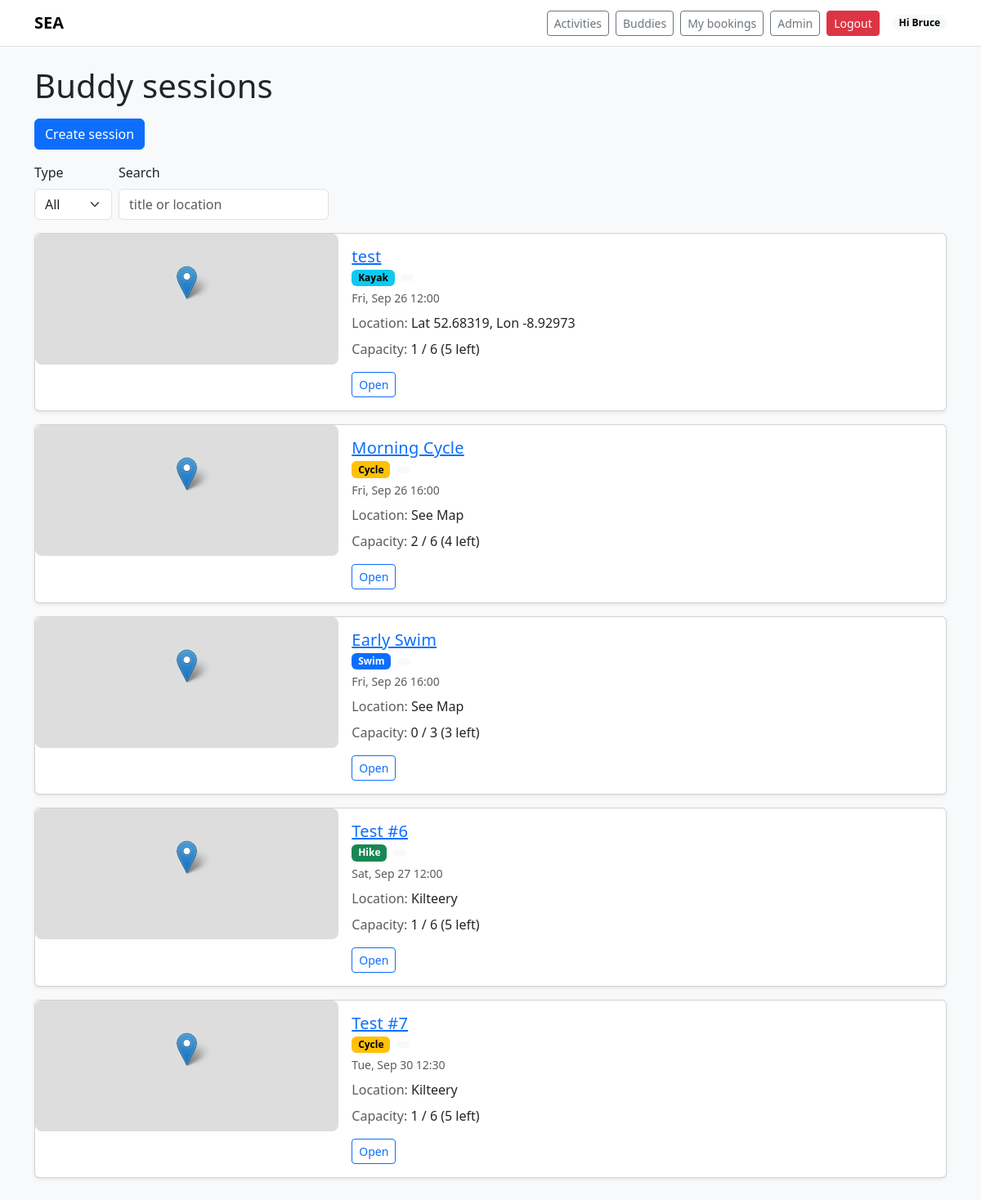
The app's page /buddies/ (signed in) with its own data.
### buddies/models.py (models this page shows, shortened)
class BuddySession(models.Model):
    creator = models.ForeignKey(settings.AUTH_USER_MODEL, on_delete=models.CASCADE, related_name="created_buddy_sessions")
    title = models.CharField(max_length=140)
    type = models.CharField(max_length=12, choices=SESSION_TYPES, default="swim")
    start_dt = models.DateTimeField()
    location_name = models.CharField(max_length=140, blank=True, default="")
    lat = models.DecimalField(max_digits=8, decimal_places=5, null=True, blank=True)
    lon = models.DecimalField(max_digits=8, decimal_places=5, null=True, blank=True)
    capacity = models.PositiveIntegerField(default=6)
    status = models.CharField(max_length=12, default="open")  # open/closed
    created_at = models.DateTimeField(auto_now_add=True)
    created_by = models.ForeignKey(
        settings.AUTH_USER_MODEL,
        null=True, blank=True,
        on_delete=models.SET_NULL,
        related_name="buddy_sessions_created"
    )
    participants = models.ManyToManyField(
        settings.AUTH_USER_MODEL, through="BuddyParticipant", related_name="buddy_sessions"
    )
    class Meta:
        ordering = ["start_dt"]
    @property
    def count(self) -> int:
        return self.participants.count()
    @property
    def spots_left(self) -> int:
        return max(self.capacity - self.count, 0)

### buddies/views.py (the view)
# urls.py: path("", views.session_list, name="list"),
@login_required
def session_list(request):
    qs = BuddySession.objects.filter(
        start_dt__gte=timezone.now(), status="open"
    ).order_by("start_dt")
    t = request.GET.get("type") or ""
    q = request.GET.get("q") or ""
    allowed_types = {code for code, _ in SESSION_TYPES}
    if t in allowed_types:
        qs = qs.filter(type=t)
    if q:
        qs = qs.filter(Q(title__icontains=q) | Q(location_name__icontains=q))
    ctx = {
        "sessions": qs,
        "selected_type": t,
        "q": q,
        "type_choices": SESSION_TYPES,
    }
    if getattr(request, "htmx", False):
        return render(request, "buddies/partials/_list.html", ctx)
    return render(request, "buddies/list.html", ctx)

### buddies/templatetags/buddies_extras.py (called while the page is built)
@register.filter
def type_badge(value: str) -> str:
    return BADGE_BY_TYPE.get(value or "", "secondary")

### templates/buddies/list.html (shortened to what this page needs)
{% extends "base.html" %}
{% block content %}
<h1 class="mb-3">Buddy sessions</h1>
<div class="d-flex gap-2 mb-3">
  <a class="btn btn-primary" href="{% url 'buddies:create' %}">Create session</a>
</div>
<form class="row gy-2 gx-2 align-items-end mb-3"
      hx-get="{% url 'buddies:list' %}" hx-target="#sessions" hx-push-url="true">
  <div class="col-auto">
    <label class="form-label">Type</label>
    <select name="type" class="form-select" onchange="this.form.requestSubmit()">
      <option value="">All</option>
    </select>
  </div>
  <div class="col-auto">
    <label class="form-label">Search</label>
    <input type="text" class="form-control" name="q" value="{{ q }}" placeholder="title or location"
           oninput="this.form.requestSubmit()">
  </div>
</form>
<div id="sessions">
  {% include "buddies/partials/_list.html" %}
</div>
{% endblock %}

### templates/base.html (shortened to what this page needs)
<!doctype html>
<html lang="en">
<head>
  <link rel="stylesheet" href="https://cdn.jsdelivr.net/npm/bootstrap@5.3.3/dist/css/bootstrap.min.css">
  <link rel="stylesheet" href="https://unpkg.com/leaflet/dist/leaflet.css">
  <link rel="stylesheet" href="https://cdn.jsdelivr.net/npm/flatpickr/dist/flatpickr.min.css">
  {% load static %}
  <link rel="stylesheet" href="{% static 'css/site.css' %}">
</head>
<body class="bg-light">
<nav class="navbar navbar-expand-lg bg-white border-bottom">
  <div class="container">
    <a class="navbar-brand fw-bold" href="{% url 'core:home' %}">SEA</a>
    <div class="ms-auto d-flex align-items-center gap-2">
  <a class="btn btn-outline-secondary btn-sm" href="{% url 'activities:list' %}">Activities</a>
  <a class="btn btn-outline-secondary btn-sm" href="{% url 'buddies:list' %}">Buddies</a>
  {% if request.user.is_authenticated %}
    <a class="btn btn-outline-secondary btn-sm" href="{% url 'my_bookings' %}">My bookings</a>
    <a class="btn btn-outline-secondary btn-sm" href="{% url 'admin:index' %}">Admin</a>
    <form method="post" action="{% url 'logout' %}" class="d-inline">
      <button class="btn btn-sm btn-danger">Logout</button>
    </form>
    <span class="badge rounded-pill text-bg-light ms-2">
    Hi {{ request.user.first_name|default:request.user.username }}
    </span>
  {% else %}
    <a class="btn btn-primary btn-sm" href="{% url 'login' %}?next={{ request.path }}">Login</a>
    <a class="btn btn-outline-secondary btn-sm" href="{% url 'accounts:signup' %}?next={{ request.path }}">Sign up</a>
  {% endif %}
</div>
  </div>
</nav>
<main class="container py-4">
  {% block content %}{% endblock %}
</main>
</body>
</html>

### templates/buddies/partials/_list.html
{% load humanize buddies_extras %}
{% for sess in sessions %}
<div class="card mb-3 shadow-sm">
  <div class="row g-0 align-items-stretch">
    <div class="col-md-4">
      {% if sess.lat is not None and sess.lon is not None %}
        <div class="map-thumb"
             data-lat="{{ sess.lat|floatformat:5 }}"
             data-lon="{{ sess.lon|floatformat:5 }}">
        </div>
      {% else %}
        <div class="map-thumb d-flex align-items-center justify-content-center bg-light text-muted">
          No map
        </div>
      {% endif %}
    </div>
    <div class="col-md-8">
      <div class="card-body">
        <h5 class="card-title mb-1">
          <a href="{% url 'buddies:detail' sess.id %}">{{ sess.title }}</a>
        </h5>
        <div class="d-flex align-items-center gap-2 mb-1">
          <span class="badge text-bg-{{ sess.type|type_badge }}">{{ sess.get_type_display }}</span>
          <span class="badge bg-light text-dark distance-chip"
                {% if sess.lat is not None and sess.lon is not None %}
                  data-lat="{{ sess.lat }}" data-lon="{{ sess.lon }}"
                {% else %} hidden {% endif %}>
          </span>
        </div>
        <div class="small text-muted">
          {{ sess.start_dt|date:"D, M j H:i" }}
        </div>
        {% if sess.location_name %}
          <div class="mt-2"><span class="text-muted">Location:</span> {{ sess.location_name }}</div>
        {% endif %}
        <div class="mt-2">
          <span class="text-muted">Capacity:</span>
          {{ sess.count }} / {{ sess.capacity }} ({{ sess.spots_left }} left)
        </div>
        <div class="mt-3">
          <a class="btn btn-sm btn-outline-primary" href="{% url 'buddies:detail' sess.id %}">Open</a>
        </div>
      </div>
    </div>
  </div>
</div>
{% empty %}
<p class="text-muted">No sessions found.</p>
{% endfor %}

### static/css/site.css (style rules this page uses)
h1, h2, h3, h4, h5 { letter-spacing: 0.2px; }
.map-thumb { height: 160px; width: 100%; border-radius: 0.5rem; overflow: hidden; }

### records on screen
BuddySession: title "test", type "Kayak", start_dt "Fri, Sep 26 12:00", location_name "Lat 52.68319, Lon -8.92973", count "1", capacity "6", spots_left "5"
BuddySession: title "Morning Cycle", type "Cycle", start_dt "Fri, Sep 26 16:00", location_name "See Map", count "2", capacity "6", spots_left "4"
BuddySession: title "Early Swim", type "Swim", start_dt "Fri, Sep 26 16:00", location_name "See Map", count "0", capacity "3", spots_left "3"
BuddySession: title "Test #6", type "Hike", start_dt "Sat, Sep 27 12:00", location_name "Kilteery", count "1", capacity "6", spots_left "5"
BuddySession: title "Test #7", type "Cycle", start_dt "Tue, Sep 30 12:30", location_name "Kilteery", count "1", capacity "6", spots_left "5"

### other values on screen
{{ request.user.first_name|default:request.user.username }} "Bruce"
